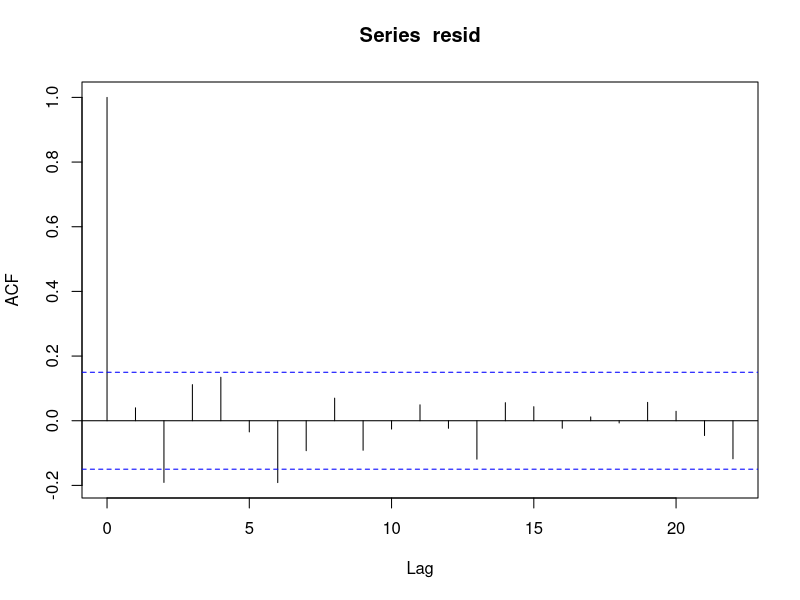
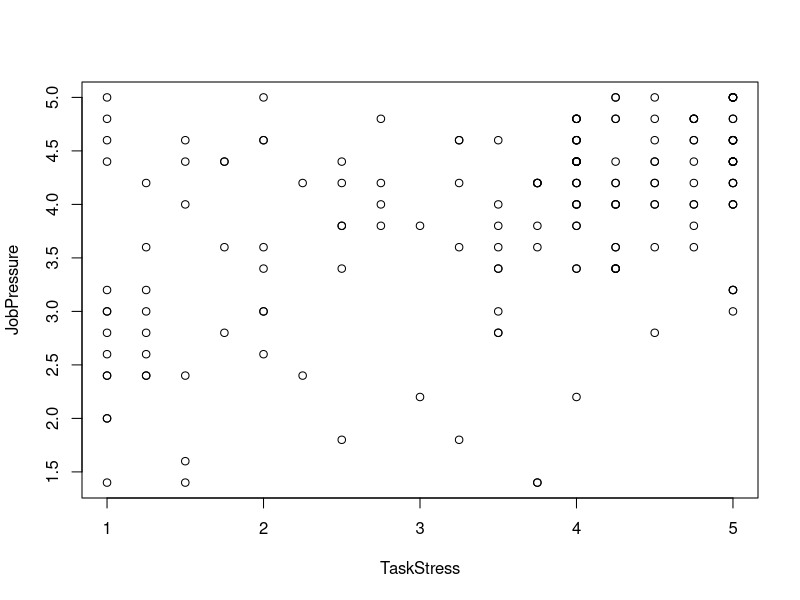
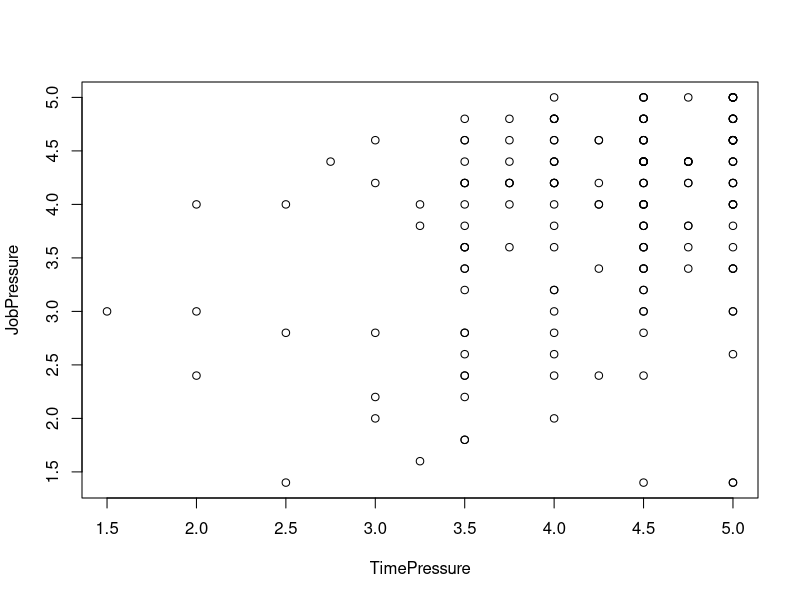
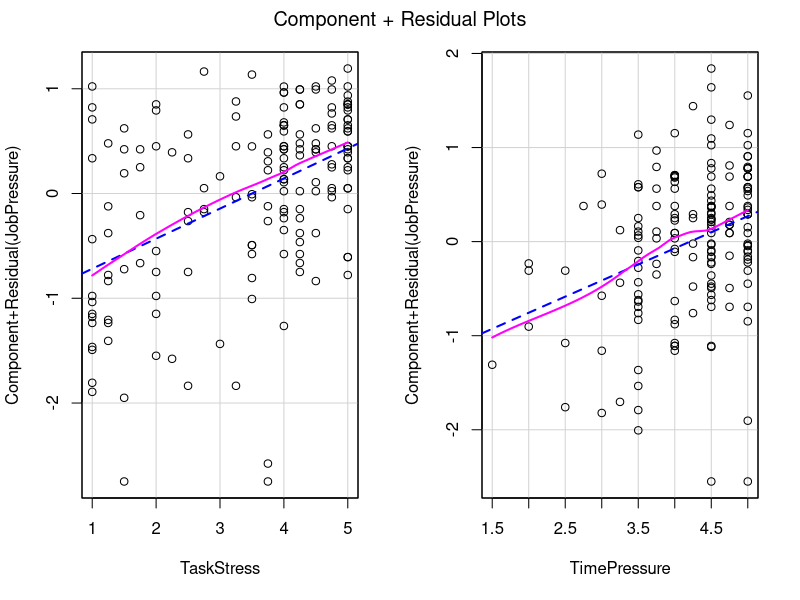

The R script that drew these images, in order:
defaultW <- getOption("Warn")
options(warn = -1)
##-------------------------------------##

library(car)
library(lmtest)

#Loading data
data <- read.csv("econometrics_data.csv")

#Creating composite scales
data$JobPressure  <- rowMeans(data[, grep("^JP[1-5]$", names(data))], na.rm = TRUE)
data$TaskStress   <- rowMeans(data[, grep("^DTF[1-4]$", names(data))], na.rm = TRUE)
data$TimePressure <- rowMeans(data[, grep("^DTT[1-4]$", names(data))], na.rm = TRUE)

#Regression model
model <- lm(JobPressure ~ TaskStress + TimePressure, data = data)
resid <- residuals(model)
summary(model)

#Check assumptions

#Autocorrelation - Durbin-Watson Test
dwtest(model)
acf(resid)

#Linearity of Parameters
plot(JobPressure ~ TaskStress, data=data)
plot(JobPressure ~ TimePressure, data=data)

crPlots(model)


#Errors are White Noise - Ljung Box Test
Box.test(resid)


#Normality of Errors - Shapiro-Wilk Test
shapiro.test(resid)

#Homoscedastiticity Test - Breusch-Pagan Test
bptest(model)

#Multicollinearity Test
vif(model)
##--------------------------------------##
gc()

